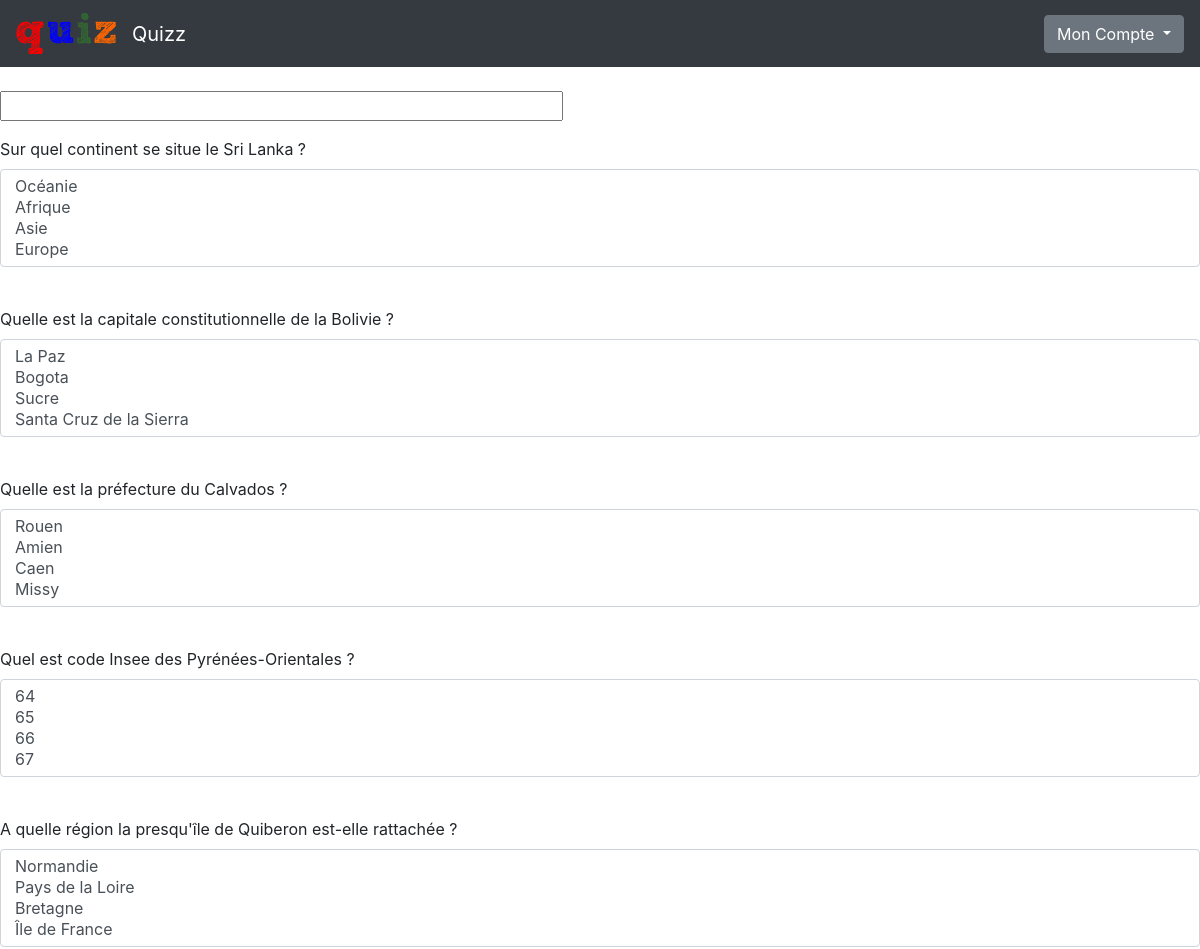
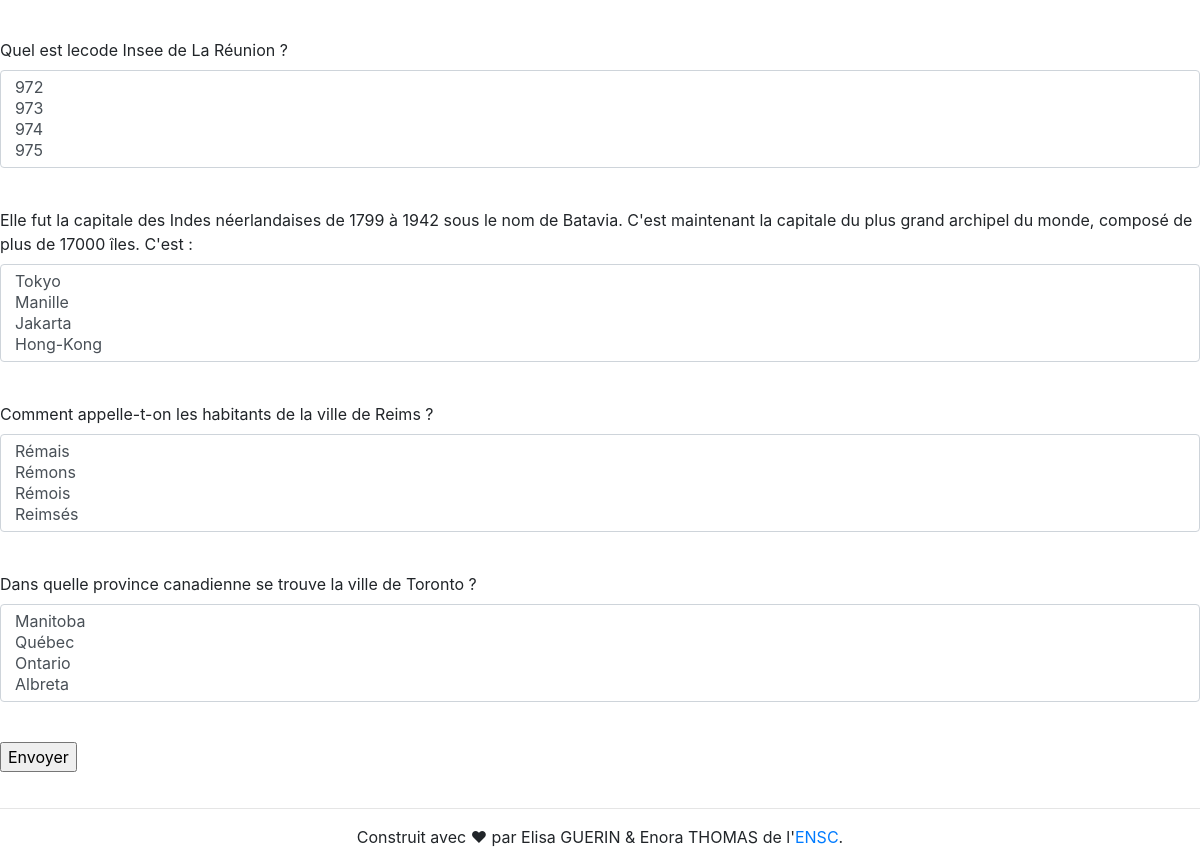
Screenshot of /questions.php?id1=4&id2=1 (signed in) with the database file from the repository (2 pictures, top to bottom).
### tables this page shows
CREATE TABLE QUESTION( 
id_question INTEGER NOT NULL, 
id_theme INTEGER  NOT NULL,
type VARCHAR(50) NOT NULL, 
question VARCHAR(200) NOT NULL,
reponse_vraie VARCHAR(200) NOT NULL,
reponse_fausse1 VARCHAR(200),
reponse_fausse2 VARCHAR(200),
reponse_fausse3 VARCHAR(200),
PRIMARY KEY (id_question, id_theme),
FOREIGN KEY (id_theme) REFERENCES THEME(id_theme)
);

### includes/functions.php (called while the page is built, shortened)
<?php
function isUserConnected() {
    return isset($_SESSION['login']);
}
function getQuestion($idQuest, $idTheme, $bdd) {
    $requete = $bdd->prepare('select * from QUESTION where id_theme=? and id_question=?');
    $requete->execute(array($idTheme, $idQuest));
    $question = $requete->fetch();
    return $question;
}?>

### questions.php (the view, shortened to what this page needs)
<?php
require_once "includes/header.php" ;
require_once "includes/functions.php" ;
$themeId = $_GET['id1'];
$diffId = $_GET['id2'];
$bdd = getDb();
$requete = $bdd->prepare('SELECT * FROM THEME WHERE id_theme=?');
$theme = $requete->execute(array($themeId));
$theme = $requete->fetch();
$nbQuestTheme = $theme['nb_questions'];
$requete = $bdd->prepare("SELECT * FROM DIFFICULTE where id_difficulte=?");
$requete->execute(array($diffId));
$difficulte = $requete->fetch();
$nbQuest = $difficulte['nb_questions'];
$tabInd = range(1, $nbQuestTheme, 1);
$questSelect = array_rand($tabInd, $nbQuest);
?>
<?php if (isUserConnected())
{
?>
    <form method="POST" id="formulaire" action="resultat.php?id1=<?=$themeId?>&id2=<?=$diffId?>">
        <?php
        $tableau = array();
        foreach ($questSelect as $idQuest)
        {
            $question = getQuestion($idQuest+1, $themeId, $bdd);
            array_push($tableau, $question['id_question']);
            ?>
            <div class="form-group">
                <label><?= $question['question'] ?></label>
            <?php
            if ($question['type'] == "qcm")
            {
                ?></br>
                <select class="form-control" name="reponse<?= $question['id_question'] ?>" size="4" required>
                    <option value="reponse_fausse1"><?= $question['reponse_fausse1'] ?></option>
                    <option value="reponse_fausse2"><?= $question['reponse_fausse2'] ?></option>
                    <option value="reponse_vraie"><?= $question['reponse_vraie'] ?></option>
                    <option value="reponse_fausse3"><?= $question['reponse_fausse3'] ?></option>
                </select></br>
                <?php
            }
            else
            {
                ?></br>
                <input type="text" name="reponse<?= $question['id_question']?>" size="50" required/><br>
                <?php
            }?>
            </div>
            <?php
        }
        ?>
        <input id="envoyerBtn" type="submit" value="Envoyer"/>
    </form>
<?php
}
else
{
    include("includes/erreur.php");
}
?>
<?php include("includes/footer.php"); ?>

### css/style.css (style rules this page uses)
body { position: center; }

### rows the page displays
question: question "Sur quel continent se situe le Sri Lanka ?", id_question "Océanie / Afrique / Asie / Europe"
question: question "Quelle est la capitale constitutionnelle de la Bolivie ?", id_question "La Paz / Bogota / Sucre / Santa Cruz de la Sierra"
question: question "Quelle est la préfecture du Calvados ?", id_question "Rouen / Amien / Caen / Missy"
question: question "Quel est code Insee des Pyrénées-Orientales ?", id_question "64 / 65 / 66 / 67"
question: question "A quelle région la presqu'île de Quiberon est-elle rattachée ?", id_question "Normandie / Pays de la Loire / Bretagne / Île de France"
question: question "Quel est lecode Insee de La Réunion ?", id_question "972 / 973 / 974 / 975"
question: question "Elle fut la capitale des Indes néerlandaises de 1799 à 1942 sous le nom de Batavia. C'est maintenant la capitale du plus grand archipel du monde, composé de plus de 17000 îles. C'est :", id_question "Tokyo / Manille / Jakarta / Hong-Kong"
question: question "Comment appelle-t-on les habitants de la ville de Reims ?", id_question "Rémais / Rémons / Rémois / Reimsés"
question: question "Dans quelle province canadienne se trouve la ville de Toronto ?", id_question "Manitoba / Québec / Ontario / Albreta"
